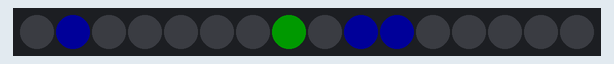
Recording of a sketch running on a simulated Arduino Uno, built with avr-gcc and run on an emulated ATmega328P. Shown: 16 RGB LEDs in strip order, left to right. Dim RGB values are drawn brighter than linear; the strip is taken to match the declared colour order; random numbers use the default seed unless the sketch sets one.

Above: at 0.1 s.
At 4.75 s:
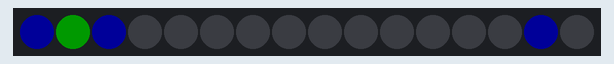
At 9.6 s:
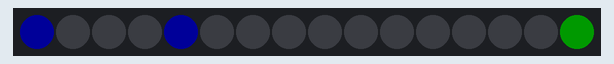
At 19.3 s:
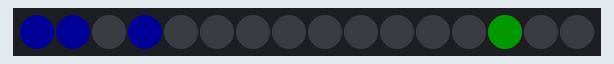
At 28.79 s:
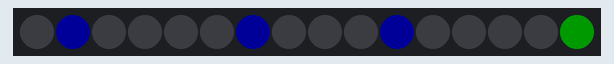
At 38.49 s:
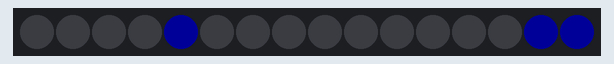

The sketch:

front_neopixel_led_code.ino
```cpp
#include <Adafruit_NeoPixel.h>

int PIN = 3;
int totalLEDs = 16;
int ledFadeTime = 5;

int r;
int r1;
int b;
int b1;

int isOn = 0;

Adafruit_NeoPixel strip = Adafruit_NeoPixel(totalLEDs, PIN, NEO_RGB + NEO_KHZ800);

void setup() {
//	delay(5000);
  strip.begin();
  strip.setBrightness(25);
  strip.show(); // Initialize all pixels to 'off'
}

void loop() {
	r = random(0, 16);
	b = random(0, 16);
	r1 = random(0, 16);
	b1 = random(0, 16);
//	if (random(0,6) > 1) {
	strip.setPixelColor(r, 0, 255, 0);
//		}
//	if (random(0,6) > 1) {
	strip.setPixelColor(r1, 0, 0, 255);
//		}
//	if (random(0,6) > 1) {
	strip.setPixelColor(b, 0, 0, 255);
//		}
//	if (random(0,6) >1) {
	strip.setPixelColor(b1, 0, 0, 255);
//	}

	strip.show();
	delay(200);
	strip.setPixelColor(r, 0, 0, 0);
	strip.setPixelColor(r1, 0, 0, 0);
	strip.setPixelColor(b, 0, 0, 0);
	strip.setPixelColor(b1, 0, 0, 0);
	strip.show();
}
```
